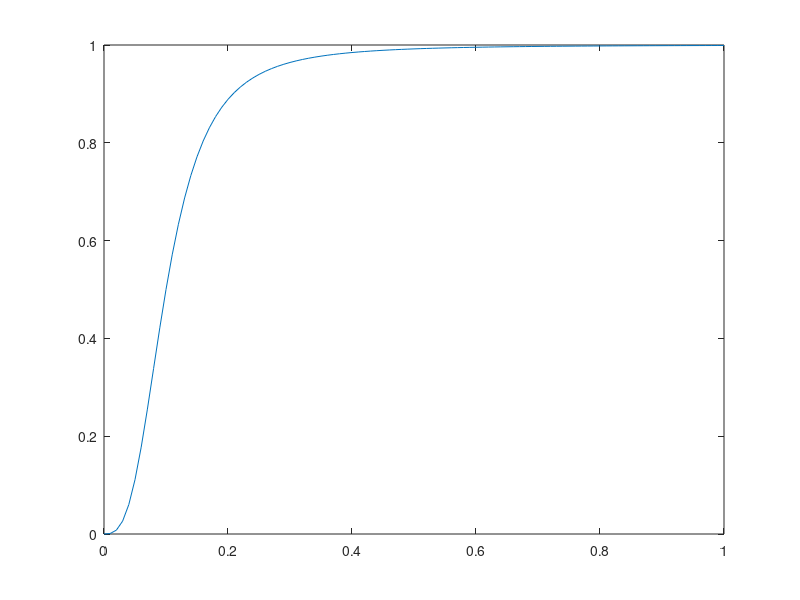

Reproduce this figure in MATLAB. (Note: this script raises an error after producing the figure.)
r = 0:0.01:1;
m = 0.1;
E = 3;
s = 1./(1+ (m./(r+eps)).^E);

plot(r,s)

img= imread ('poorcontrast.jpg');
gray= rgb2gray(img);
gray1= mat2gray(gray);
f = 1./(1+ (m./(gray1+eps)).^E);
d=im2uint8(f);
figure
subplot(1,2,1);
imshow(gray);
subplot(1,2,2);
imshow(d);


